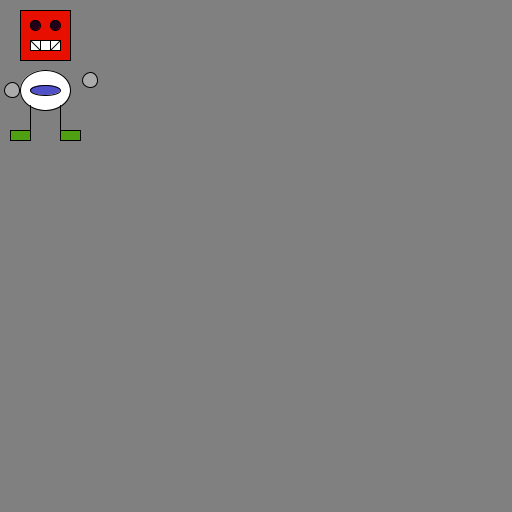
Frame 1 (no input)
Frame 60 (the mouse pressed at the canvas centre just before this capture): identical to frame 1, image omitted
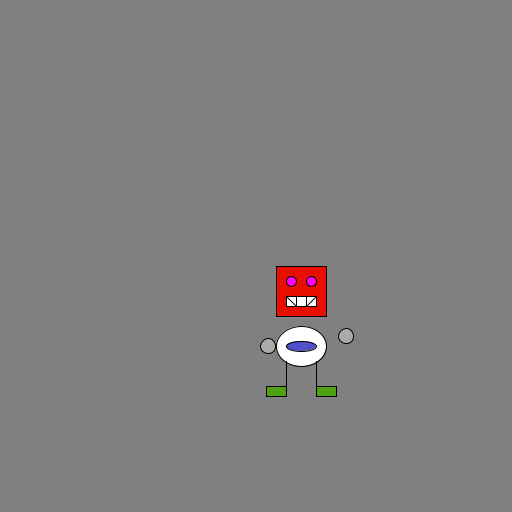
Frame 120 (the mouse held since frame 60 and released just before this capture)

The Processing sketch that drew these frames (run headless with seeded random() and noise(); from frame 60 on, the mouse is pressed at the canvas centre):

// Processing sketch: processing_70639
// ── processing_70639.pde

void setup() {
size(512, 512);          // size of the background
smooth();
frameRate(30);
}
void draw() {            //draw a black background
background (128);
rectMode (CENTER);       // center mode...
ellipseMode (CENTER);    // ...for both

//draw head
stroke (0);
fill (230, 15, 0);
rect (mouseX+45, mouseY+35, 50, 50);
fill (mouseX+35,0,mouseY+25);
ellipse (mouseX+35, mouseY+25, 10, 10);
ellipse (mouseX+55, mouseY+25, 10, 10);
fill (255);
rect (mouseX+45, mouseY+45, 30, 10);
line (mouseX+30, mouseY+40, mouseX+40, mouseY+50);
line (mouseX+40, mouseY+40, mouseX+40, mouseY+50);
line (mouseX+50, mouseY+40, mouseX+50, mouseY+50);
line (mouseX+60, mouseY+40, mouseX+50, mouseY+50);

//draw body
ellipse (mouseX+45, mouseY+90, 50, 40);
fill (80, 80, 200);
ellipse (mouseX+45, mouseY+90, 30, 10);

//draw legs and feet
fill (80, 160, 20);
rect (mouseX+20, pmouseY+135, 20, 10);
rect (mouseX+70, pmouseY+135, 20, 10);
fill (0);
line (mouseX+30, mouseY+105, pmouseX+30, pmouseY+130);
line (mouseX+60, mouseY+105, pmouseX+60, pmouseY+130);

//draw hand
fill (170);
ellipse (mouseX+90, pmouseY+80, 15, 15);
ellipse (mouseX+12, pmouseY+90, 15, 15);
}
void mousePressed() {
  stroke (0);
  println("Welcmoen to macdonadls");
}
